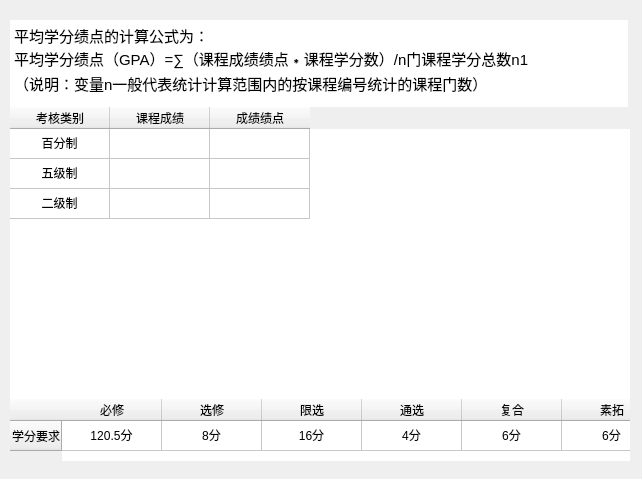
<?xml version="1.0" encoding="UTF-8"?>
<ui version="4.0">
 <class>GPA</class>
 <widget class="QWidget" name="GPA">
  <property name="geometry">
   <rect>
    <x>0</x>
    <y>0</y>
    <width>642</width>
    <height>479</height>
   </rect>
  </property>
  <property name="minimumSize">
   <size>
    <width>642</width>
    <height>479</height>
   </size>
  </property>
  <property name="maximumSize">
   <size>
    <width>642</width>
    <height>479</height>
   </size>
  </property>
  <property name="windowTitle">
   <string>GPA</string>
  </property>
  <widget class="QListWidget" name="listWidget_grade5">
   <property name="geometry">
    <rect>
     <x>50</x>
     <y>40</y>
     <width>256</width>
     <height>150</height>
    </rect>
   </property>
   <property name="minimumSize">
    <size>
     <width>0</width>
     <height>0</height>
    </size>
   </property>
   <property name="layoutDirection">
    <enum>Qt::LeftToRight</enum>
   </property>
   <property name="frameShape">
    <enum>QFrame::NoFrame</enum>
   </property>
   <property name="frameShadow">
    <enum>QFrame::Sunken</enum>
   </property>
   <property name="verticalScrollBarPolicy">
    <enum>Qt::ScrollBarAlwaysOff</enum>
   </property>
   <property name="horizontalScrollBarPolicy">
    <enum>Qt::ScrollBarAlwaysOff</enum>
   </property>
   <property name="verticalScrollMode">
    <enum>QAbstractItemView::ScrollPerPixel</enum>
   </property>
   <property name="horizontalScrollMode">
    <enum>QAbstractItemView::ScrollPerPixel</enum>
   </property>
   <property name="resizeMode">
    <enum>QListView::Fixed</enum>
   </property>
   <property name="layoutMode">
    <enum>QListView::SinglePass</enum>
   </property>
   <property name="gridSize">
    <size>
     <width>0</width>
     <height>30</height>
    </size>
   </property>
   <property name="viewMode">
    <enum>QListView::ListMode</enum>
   </property>
   <property name="selectionRectVisible">
    <bool>true</bool>
   </property>
   <item>
    <property name="text">
     <string>优秀</string>
    </property>
    <property name="font">
     <font>
      <pointsize>9</pointsize>
     </font>
    </property>
    <property name="textAlignment">
     <set>AlignCenter</set>
    </property>
   </item>
   <item>
    <property name="text">
     <string>良好</string>
    </property>
    <property name="textAlignment">
     <set>AlignCenter</set>
    </property>
   </item>
   <item>
    <property name="text">
     <string>中等</string>
    </property>
    <property name="textAlignment">
     <set>AlignCenter</set>
    </property>
   </item>
   <item>
    <property name="text">
     <string>及格</string>
    </property>
    <property name="textAlignment">
     <set>AlignCenter</set>
    </property>
   </item>
   <item>
    <property name="text">
     <string>不及格</string>
    </property>
    <property name="textAlignment">
     <set>AlignCenter</set>
    </property>
   </item>
  </widget>
  <widget class="QListWidget" name="listWidget_GPA5">
   <property name="geometry">
    <rect>
     <x>340</x>
     <y>40</y>
     <width>256</width>
     <height>151</height>
    </rect>
   </property>
   <property name="layoutDirection">
    <enum>Qt::LeftToRight</enum>
   </property>
   <property name="frameShape">
    <enum>QFrame::NoFrame</enum>
   </property>
   <property name="frameShadow">
    <enum>QFrame::Sunken</enum>
   </property>
   <property name="verticalScrollBarPolicy">
    <enum>Qt::ScrollBarAlwaysOff</enum>
   </property>
   <property name="horizontalScrollBarPolicy">
    <enum>Qt::ScrollBarAlwaysOff</enum>
   </property>
   <property name="verticalScrollMode">
    <enum>QAbstractItemView::ScrollPerPixel</enum>
   </property>
   <property name="horizontalScrollMode">
    <enum>QAbstractItemView::ScrollPerPixel</enum>
   </property>
   <property name="gridSize">
    <size>
     <width>0</width>
     <height>30</height>
    </size>
   </property>
   <item>
    <property name="text">
     <string>4.5</string>
    </property>
    <property name="textAlignment">
     <set>AlignCenter</set>
    </property>
   </item>
   <item>
    <property name="text">
     <string>3.5</string>
    </property>
    <property name="textAlignment">
     <set>AlignCenter</set>
    </property>
   </item>
   <item>
    <property name="text">
     <string>2.5</string>
    </property>
    <property name="textAlignment">
     <set>AlignCenter</set>
    </property>
   </item>
   <item>
    <property name="text">
     <string>1.5</string>
    </property>
    <property name="textAlignment">
     <set>AlignCenter</set>
    </property>
   </item>
   <item>
    <property name="text">
     <string>0.0</string>
    </property>
    <property name="textAlignment">
     <set>AlignCenter</set>
    </property>
   </item>
  </widget>
  <widget class="QListWidget" name="listWidget_GPA2">
   <property name="geometry">
    <rect>
     <x>50</x>
     <y>200</y>
     <width>256</width>
     <height>60</height>
    </rect>
   </property>
   <property name="layoutDirection">
    <enum>Qt::LeftToRight</enum>
   </property>
   <property name="frameShape">
    <enum>QFrame::NoFrame</enum>
   </property>
   <property name="frameShadow">
    <enum>QFrame::Sunken</enum>
   </property>
   <property name="verticalScrollBarPolicy">
    <enum>Qt::ScrollBarAlwaysOff</enum>
   </property>
   <property name="horizontalScrollBarPolicy">
    <enum>Qt::ScrollBarAlwaysOff</enum>
   </property>
   <property name="verticalScrollMode">
    <enum>QAbstractItemView::ScrollPerPixel</enum>
   </property>
   <property name="horizontalScrollMode">
    <enum>QAbstractItemView::ScrollPerPixel</enum>
   </property>
   <property name="gridSize">
    <size>
     <width>0</width>
     <height>30</height>
    </size>
   </property>
   <item>
    <property name="text">
     <string>2.5</string>
    </property>
    <property name="textAlignment">
     <set>AlignCenter</set>
    </property>
   </item>
   <item>
    <property name="text">
     <string>0.0</string>
    </property>
    <property name="textAlignment">
     <set>AlignCenter</set>
    </property>
   </item>
  </widget>
  <widget class="QListWidget" name="listWidget_grade2">
   <property name="geometry">
    <rect>
     <x>340</x>
     <y>200</y>
     <width>256</width>
     <height>61</height>
    </rect>
   </property>
   <property name="layoutDirection">
    <enum>Qt::LeftToRight</enum>
   </property>
   <property name="frameShape">
    <enum>QFrame::NoFrame</enum>
   </property>
   <property name="frameShadow">
    <enum>QFrame::Sunken</enum>
   </property>
   <property name="verticalScrollBarPolicy">
    <enum>Qt::ScrollBarAlwaysOff</enum>
   </property>
   <property name="horizontalScrollBarPolicy">
    <enum>Qt::ScrollBarAlwaysOff</enum>
   </property>
   <property name="verticalScrollMode">
    <enum>QAbstractItemView::ScrollPerPixel</enum>
   </property>
   <property name="horizontalScrollMode">
    <enum>QAbstractItemView::ScrollPerPixel</enum>
   </property>
   <property name="resizeMode">
    <enum>QListView::Fixed</enum>
   </property>
   <property name="gridSize">
    <size>
     <width>0</width>
     <height>30</height>
    </size>
   </property>
   <item>
    <property name="text">
     <string>通过</string>
    </property>
    <property name="textAlignment">
     <set>AlignCenter</set>
    </property>
   </item>
   <item>
    <property name="text">
     <string>不通过</string>
    </property>
    <property name="textAlignment">
     <set>AlignCenter</set>
    </property>
   </item>
  </widget>
  <widget class="QWidget" name="layoutWidget">
   <property name="geometry">
    <rect>
     <x>10</x>
     <y>20</y>
     <width>620</width>
     <height>441</height>
    </rect>
   </property>
   <layout class="QVBoxLayout" name="verticalLayout">
    <property name="spacing">
     <number>0</number>
    </property>
    <item>
     <widget class="QTextBrowser" name="textBrowser_2">
      <property name="minimumSize">
       <size>
        <width>618</width>
        <height>87</height>
       </size>
      </property>
      <property name="maximumSize">
       <size>
        <width>618</width>
        <height>87</height>
       </size>
      </property>
      <property name="font">
       <font>
        <pointsize>11</pointsize>
       </font>
      </property>
      <property name="frameShape">
       <enum>QFrame::NoFrame</enum>
      </property>
      <property name="html">
       <string>&lt;!DOCTYPE HTML PUBLIC &quot;-//W3C//DTD HTML 4.0//EN&quot; &quot;http://www.w3.org/TR/REC-html40/strict.dtd&quot;&gt;
&lt;html&gt;&lt;head&gt;&lt;meta name=&quot;qrichtext&quot; content=&quot;1&quot; /&gt;&lt;style type=&quot;text/css&quot;&gt;
p, li { white-space: pre-wrap; }
&lt;/style&gt;&lt;/head&gt;&lt;body style=&quot; font-family:'SimSun'; font-size:11pt; font-weight:400; font-style:normal;&quot;&gt;
&lt;p style=&quot; margin-top:0px; margin-bottom:0px; margin-left:0px; margin-right:0px; -qt-block-indent:0; text-indent:0px;&quot;&gt;&lt;span style=&quot; font-family:'sans-serif';&quot;&gt;平均学分绩点的计算公式为：&lt;/span&gt;&lt;/p&gt;
&lt;p style=&quot; margin-top:0px; margin-bottom:0px; margin-left:0px; margin-right:0px; -qt-block-indent:0; text-indent:0px;&quot;&gt;&lt;span style=&quot; font-family:'sans-serif';&quot;&gt;平均学分绩点（&lt;/span&gt;&lt;span style=&quot; font-family:'monospace';&quot;&gt;GPA&lt;/span&gt;&lt;span style=&quot; font-family:'sans-serif';&quot;&gt;）&lt;/span&gt;&lt;span style=&quot; font-family:'monospace';&quot;&gt;=&lt;/span&gt;&lt;span style=&quot; font-family:'sans-serif';&quot;&gt;∑（课程成绩绩点∗课程学分数）/n门课程学分总数n1&lt;/span&gt;&lt;/p&gt;
&lt;p style=&quot; margin-top:0px; margin-bottom:0px; margin-left:0px; margin-right:0px; -qt-block-indent:0; text-indent:0px;&quot;&gt;&lt;span style=&quot; font-family:'sans-serif';&quot;&gt;（说明：变量&lt;/span&gt;&lt;span style=&quot; font-family:'monospace';&quot;&gt;n&lt;/span&gt;&lt;span style=&quot; font-family:'sans-serif';&quot;&gt;一般代表统计计算范围内的按课程编号统计的课程门数）&lt;/span&gt;&lt;/p&gt;&lt;/body&gt;&lt;/html&gt;</string>
      </property>
     </widget>
    </item>
    <item>
     <widget class="QTableWidget" name="tableWidget">
      <property name="minimumSize">
       <size>
        <width>618</width>
        <height>0</height>
       </size>
      </property>
      <property name="focusPolicy">
       <enum>Qt::NoFocus</enum>
      </property>
      <property name="frameShape">
       <enum>QFrame::NoFrame</enum>
      </property>
      <property name="frameShadow">
       <enum>QFrame::Sunken</enum>
      </property>
      <property name="verticalScrollBarPolicy">
       <enum>Qt::ScrollBarAlwaysOff</enum>
      </property>
      <property name="horizontalScrollBarPolicy">
       <enum>Qt::ScrollBarAlwaysOff</enum>
      </property>
      <property name="sizeAdjustPolicy">
       <enum>QAbstractScrollArea::AdjustIgnored</enum>
      </property>
      <property name="autoScroll">
       <bool>true</bool>
      </property>
      <property name="autoScrollMargin">
       <number>1</number>
      </property>
      <property name="editTriggers">
       <set>QAbstractItemView::NoEditTriggers</set>
      </property>
      <property name="showDropIndicator" stdset="0">
       <bool>true</bool>
      </property>
      <property name="verticalScrollMode">
       <enum>QAbstractItemView::ScrollPerPixel</enum>
      </property>
      <property name="horizontalScrollMode">
       <enum>QAbstractItemView::ScrollPerPixel</enum>
      </property>
      <property name="gridStyle">
       <enum>Qt::SolidLine</enum>
      </property>
      <property name="rowCount">
       <number>3</number>
      </property>
      <property name="columnCount">
       <number>3</number>
      </property>
      <attribute name="horizontalHeaderVisible">
       <bool>true</bool>
      </attribute>
      <attribute name="horizontalHeaderHighlightSections">
       <bool>false</bool>
      </attribute>
      <attribute name="horizontalHeaderMinimumSectionSize">
       <number>45</number>
      </attribute>
      <attribute name="horizontalHeaderShowSortIndicator" stdset="0">
       <bool>true</bool>
      </attribute>
      <attribute name="horizontalHeaderStretchLastSection">
       <bool>false</bool>
      </attribute>
      <attribute name="verticalHeaderVisible">
       <bool>false</bool>
      </attribute>
      <attribute name="verticalHeaderCascadingSectionResizes">
       <bool>false</bool>
      </attribute>
      <attribute name="verticalHeaderHighlightSections">
       <bool>false</bool>
      </attribute>
      <attribute name="verticalHeaderShowSortIndicator" stdset="0">
       <bool>true</bool>
      </attribute>
      <attribute name="verticalHeaderStretchLastSection">
       <bool>false</bool>
      </attribute>
      <row>
       <property name="text">
        <string/>
       </property>
      </row>
      <row>
       <property name="text">
        <string/>
       </property>
      </row>
      <row>
       <property name="text">
        <string/>
       </property>
      </row>
      <column>
       <property name="text">
        <string>考核类别</string>
       </property>
      </column>
      <column>
       <property name="text">
        <string>课程成绩</string>
       </property>
      </column>
      <column>
       <property name="text">
        <string>成绩绩点</string>
       </property>
      </column>
      <item row="0" column="0">
       <property name="text">
        <string>百分制</string>
       </property>
       <property name="textAlignment">
        <set>AlignCenter</set>
       </property>
      </item>
      <item row="0" column="2">
       <property name="text">
        <string/>
       </property>
      </item>
      <item row="1" column="0">
       <property name="text">
        <string>五级制</string>
       </property>
       <property name="textAlignment">
        <set>AlignCenter</set>
       </property>
      </item>
      <item row="2" column="0">
       <property name="text">
        <string>二级制</string>
       </property>
       <property name="textAlignment">
        <set>AlignCenter</set>
       </property>
      </item>
     </widget>
    </item>
    <item>
     <widget class="QTableWidget" name="tableWidget_2">
      <property name="maximumSize">
       <size>
        <width>16777215</width>
        <height>62</height>
       </size>
      </property>
      <property name="frameShape">
       <enum>QFrame::NoFrame</enum>
      </property>
      <property name="verticalScrollBarPolicy">
       <enum>Qt::ScrollBarAlwaysOff</enum>
      </property>
      <property name="horizontalScrollBarPolicy">
       <enum>Qt::ScrollBarAlwaysOff</enum>
      </property>
      <attribute name="horizontalHeaderDefaultSectionSize">
       <number>100</number>
      </attribute>
      <attribute name="horizontalHeaderMinimumSectionSize">
       <number>20</number>
      </attribute>
      <attribute name="horizontalHeaderStretchLastSection">
       <bool>true</bool>
      </attribute>
      <row>
       <property name="text">
        <string>学分要求</string>
       </property>
      </row>
      <column>
       <property name="text">
        <string>必修</string>
       </property>
      </column>
      <column>
       <property name="text">
        <string>选修</string>
       </property>
      </column>
      <column>
       <property name="text">
        <string>限选</string>
       </property>
      </column>
      <column>
       <property name="text">
        <string>通选</string>
       </property>
      </column>
      <column>
       <property name="text">
        <string>复合</string>
       </property>
      </column>
      <column>
       <property name="text">
        <string>素拓</string>
       </property>
      </column>
      <item row="0" column="0">
       <property name="text">
        <string>120.5分</string>
       </property>
       <property name="textAlignment">
        <set>AlignCenter</set>
       </property>
      </item>
      <item row="0" column="1">
       <property name="text">
        <string>8分</string>
       </property>
       <property name="textAlignment">
        <set>AlignCenter</set>
       </property>
      </item>
      <item row="0" column="2">
       <property name="text">
        <string>16分</string>
       </property>
       <property name="textAlignment">
        <set>AlignCenter</set>
       </property>
      </item>
      <item row="0" column="3">
       <property name="text">
        <string>4分</string>
       </property>
       <property name="textAlignment">
        <set>AlignCenter</set>
       </property>
      </item>
      <item row="0" column="4">
       <property name="text">
        <string>6分</string>
       </property>
       <property name="textAlignment">
        <set>AlignCenter</set>
       </property>
      </item>
      <item row="0" column="5">
       <property name="text">
        <string>6分</string>
       </property>
       <property name="textAlignment">
        <set>AlignCenter</set>
       </property>
      </item>
     </widget>
    </item>
   </layout>
  </widget>
  <zorder>listWidget_GPA5</zorder>
  <zorder>listWidget_grade2</zorder>
  <zorder>listWidget_grade5</zorder>
  <zorder>listWidget_GPA2</zorder>
  <zorder>layoutWidget</zorder>
 </widget>
 <resources/>
 <connections/>
</ui>
